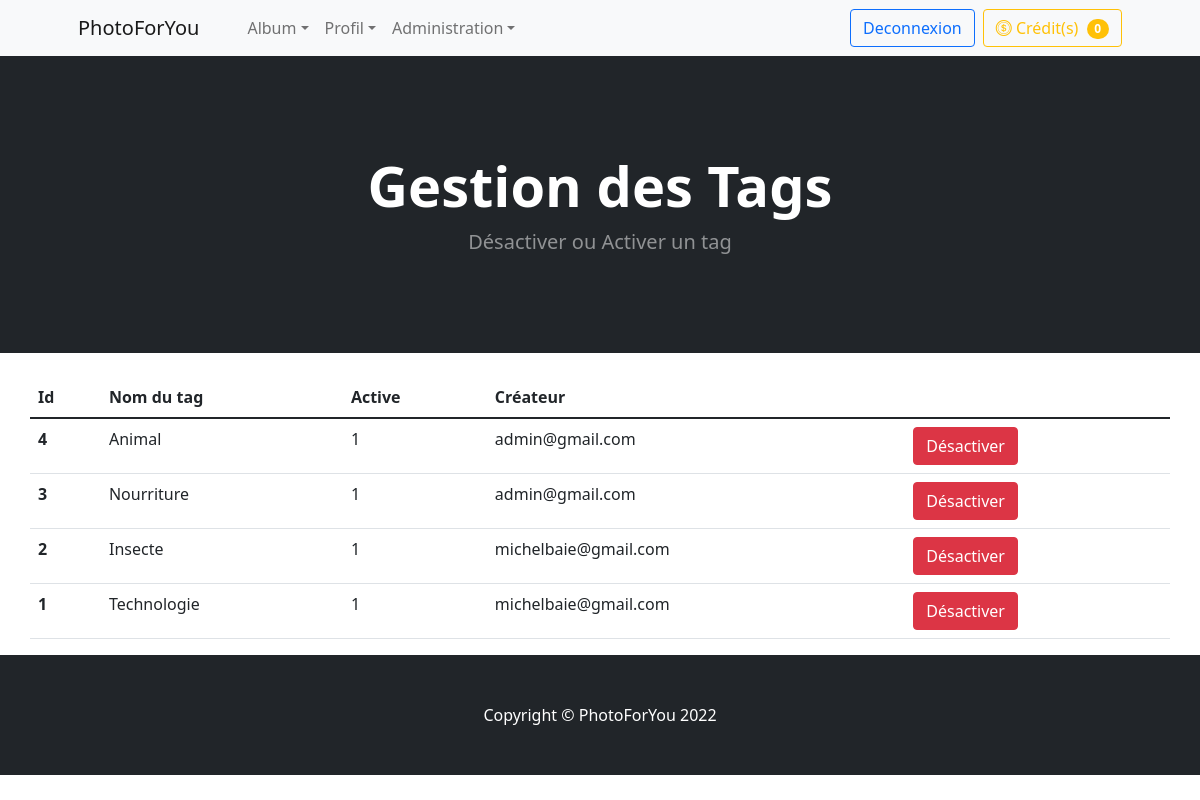
Screenshot of /gererTag.php (signed in) with the database file from the repository.
### tables this page shows
CREATE TABLE IF NOT EXISTS `menu` (
  `idMenu` int NOT NULL,
  `nomMenu` varchar(45) DEFAULT NULL,
  `URL` varchar(100) DEFAULT NULL,
  `Habilitation` varchar(10) DEFAULT NULL,
  PRIMARY KEY (`idMenu`)
);

CREATE TABLE IF NOT EXISTS `tags` (
  `idTags` int NOT NULL AUTO_INCREMENT,
  `libelleTags` varchar(45) NOT NULL,
  `active` int NOT NULL,
  `idUser` int NOT NULL,
  PRIMARY KEY (`idTags`),
  KEY `iduser_idx` (`idUser`)
);

CREATE TABLE IF NOT EXISTS `users` (
  `idUser` int NOT NULL AUTO_INCREMENT,
  `nom` varchar(45) NOT NULL,
  `prenom` varchar(45) NOT NULL,
  `email` varchar(45) NOT NULL,
  `mdp` varchar(128) NOT NULL,
  `dateNaiss` date DEFAULT NULL,
  `credit` int NOT NULL DEFAULT '0',
  `argent` decimal(10,2) NOT NULL DEFAULT '0.00',
  `active` int NOT NULL,
  `type` varchar(45) NOT NULL,
  `photoUser` varchar(100) DEFAULT NULL,
  `siteUser` varchar(200) DEFAULT NULL,
  `siret` varchar(14) DEFAULT NULL,
  PRIMARY KEY (`idUser`)
);

### gererTag.php (the view, shortened to what this page needs)
<?php
    include('include/entete.inc.php');
?>
<header class="bg-dark py-5">
    <div class="container px-4 px-lg-5 my-5">
        <div class="text-center text-white">
            <h1 class="display-4 fw-bolder">Gestion des Tags</h1>
            <p class="lead fw-normal text-white-50 mb-0">Désactiver ou Activer un tag</p>
        </div>
    </div>
</header>
<br>
<div class="container">
    <div class="jumbotron">
        <div class="row row-cols-1 row-cols-md-3 g-4">
            <table class="table">
                <thead class="thead-dark" style="width:100%">
                    <tr>
                        <th scope="col">Id</th>
                        <th scope="col">Nom du tag</th>
                        <th scope="col">Active</th>
                        <th scope="col">Créateur</th>
                    </tr>
                </thead>
                <tbody>
                    <?php
                        $sql = "SELECT idTags, libelleTags, tags.active, email FROM tags, users WHERE tags.idUser = users.idUser ORDER BY idTags DESC";
                        $ins = $db->prepare($sql);
                        $ins->execute();
                        $result = $ins->fetchAll();
                        if($result > 0) {
                            foreach ($result as $value) {
                                echo "<tr>
                                <th scope='row'>".$value['idTags']."</th>
                                <td>".$value['libelleTags']."</td>
                                <td>".$value['active']."</td>
                                <td>".$value['email']."</td>
                                <td>";
                                if($value['active'] == 1) {
                                    echo "<a href='desactiverTag.php?id=".$value['idTags']."' class='btn btn-danger'>Désactiver</a>";
                                } else {
                                    echo "<a href='activerTag.php?id=".$value['idTags']."' class='btn btn-success'>Activer</a>";
                                }
                                echo "</td>
                                </tr>";
                            }
                        }
                        else {
                            echo "<tr><td colspan='7'><center>Pas de Donnée</center></td></tr>";
                        }
                    ?>
                </tbody>
            </table>
        </div>
    </div>
</div>
<?php
    include('include/piedDePage.inc.php')
?>

### include/entete.inc.php (shortened to what this page needs)
<?php
    require_once('dbconnect.php');
    $db->setAttribute(PDO::ATTR_ERRMODE, PDO::ERRMODE_EXCEPTION);
?>
<!DOCTYPE html>
<html lang="fr">
    <head>
        <link rel="stylesheet" href="assets/css/bootstrap/css/bootstrap.min.css">
        <link rel="stylesheet" href="https://cdn.jsdelivr.net/npm/bootstrap-icons@1.8.1/font/bootstrap-icons.css">
    </head>
    <body>
        <?php
            switch ($_SESSION['type']) {
                case "admin":       $niveauHab = "%A%"; break;
            }
            $requete = "SELECT idMenu, nomMenu, URL FROM menu WHERE Habilitation LIKE '".$niveauHab."'";
            $instruction = $db->prepare($requete);
            $instruction->execute();
            $num = $instruction->fetchAll();
        ?>
        <nav class="navbar navbar-expand-lg navbar-light bg-light">
            <div class="container px-4 px-lg-5">
                <a class="navbar-brand" href=".">PhotoForYou</a>
                <div class="collapse navbar-collapse" id="navbarSupportedContent">
                    <ul class="navbar-nav me-auto mb-2 mb-lg-0 ms-lg-4">
                        <?php
                            foreach($num as $value) {
                                if (strlen($value['idMenu']) == 1) {
                                    echo '<li class="nav-item dropdown">'.PHP_EOL;
                                    echo '<a class="nav-link dropdown-toggle" id="navbarDropdown" href="'.$value['URL'].'" role="button" data-bs-toggle="dropdown" aria-expanded="false">'.$value['nomMenu'].'</a>'.PHP_EOL;
                                    echo "</li>";
                                }
                            }
                        ?>
                    </ul>
                    <div class="d-grid gap-2 d-md-flex justify-content-md-end">
                        <?php
                            if(!isset($_SESSION['login'])) {
                                echo '
                                <form class="d-flex">
                                    <button type="button" class="btn btn-outline-primary" data-bs-toggle="modal" data-bs-target="#modalConnexionInscription">
                                    S\'inscrire | Se connecter
                                    </button>
                                </form>
                                <div class="modal fade" tabindex="-1" role="dialog" id="modalConnexionInscription">
                                    <div class="modal-dialog modal-dialog-centered" role="document">
                                        <div class="modal-content rounded-5 shadow">
                                            <div class="modal-header p-5 pb-4 border-bottom-0">
                                                <h2 class="fw-bold mb-0">Connectez-vous</h2>
                                                <button type="button" class="btn-close" data-bs-dismiss="modal" aria-label="Close"></button>
                                            </div>
                                            <div class="modal-body p-5 pt-0">
                                                <a class="w-100 py-2 mb-2 btn btn-outline-primary rounded-4" href="connexion.php" role="button">Connexion</a>
                                                <hr class="my-4">
                                                <h2 class="fs-5 fw-bold mb-3">Ou Inscrivez-vous</h2>
                                                <a class="w-100 py-2 mb-2 btn btn-outline-dark rounded-4" href="formInscriptionClient.php" role="button">Inscription Client</a>
                                                <a class="w-100 py-2 mb-2 btn btn-outline-dark rounded-4" href="formInscriptionPhotographe.php" role="button">Inscription Photographe</a>
                                            </div>
                                        </div>
                                    </div>
                                </div>';
                            } else {
                                echo '
                                <form class="d-flex">
                                    <a class="btn btn-outline-primary" href="deconnexion.php" role="button">Deconnexion</a>
                                </form>';
                            }
                        ?>
                        <form class="d-flex">
                            <a class="btn btn-outline-warning" href="credit.php" role="button">
                                <i class='bi bi-coin'></i>
                                Crédit(s)
                                <span class="badge bg-warning text-white ms-1 rounded-pill"><?php if(!isset($_SESSION['login'])) {echo 0;} else {echo $_SESSION['credit'];} ?></span>
                            </a>
                        </form>
                    </div>
                </div>
            </div>
        </nav>

### rows the page displays
menu: nomMenu "Album"
menu: nomMenu "Profil"
menu: nomMenu "Administration"
tags: idTags "4", libelleTags "Animal", active "1", idUser.email "admin@gmail.com"
tags: idTags "3", libelleTags "Nourriture", active "1", idUser.email "admin@gmail.com"
tags: idTags "2", libelleTags "Insecte", active "1", idUser.email "michelbaie@gmail.com"
tags: idTags "1", libelleTags "Technologie", active "1", idUser.email "michelbaie@gmail.com"

### other values shown
$_SESSION['credit'] "0"
